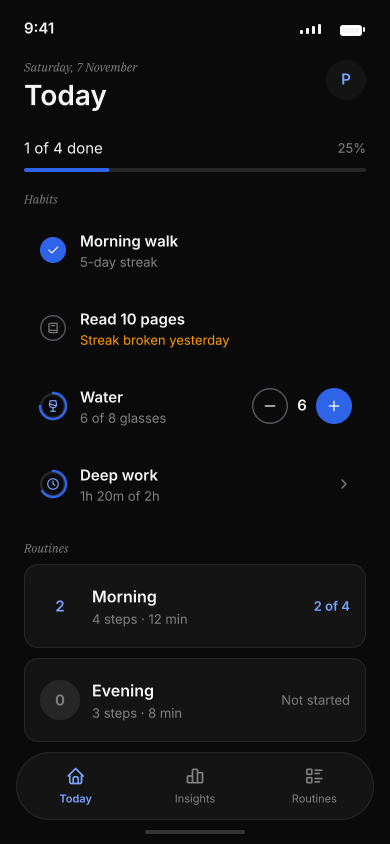
#> input picture design/archive/renders/01-today.png, 780 x 1688 px, found by its file name (shown at 1/2 size)
$ python m36.py
#> lines starting #> are read from the running program, lines starting #| are printed output that depends on the picture; after the words box and inside, x2 and y2 are one past the last pixel; in counts of white or black regions, pixels touching at a corner belong together
from PIL import Image
import numpy as np
base = 'D:/Apps/projects/habit_tracker/design/renders/'
im = np.array(Image.open(base + '01-today.png').convert('RGB')).astype(int)
ink = (np.abs(im - 10).max(axis=2) > 4)
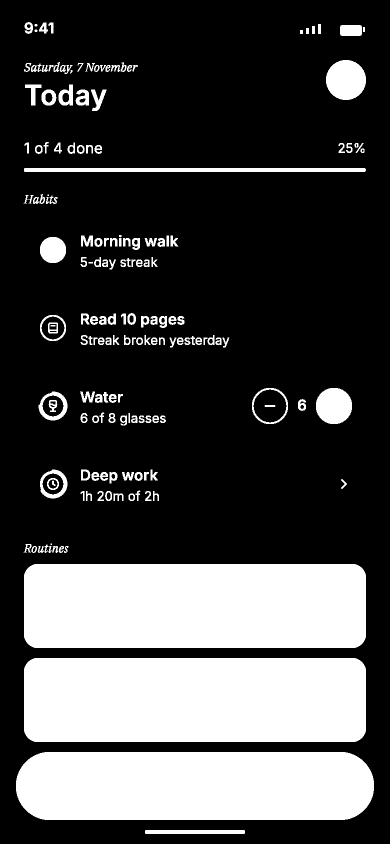
#> ink: shape (1688, 780) bool (shown at 1/2 size); 27.9% white; 169 white regions (2 under 20 px), largest, box (x1, y1, x2, y2) and area: (48, 1128, 732, 1296) 114288, (48, 1316, 732, 1484) 114288, (32, 1504, 748, 1640) 93560
ys = np.where(ink[1000:1130, 40:300].any(axis=1))[0]
#> ys = 23 values from 0 to 129
runs = []
a = ys[0]; p = ys[0]
#> after `a = ys[0]`: a = 0
#> after `p = ys[0]`: p = 0
for c in ys[1:]:
    if c > p+1:
        runs.append((int(a+1000), int(p+1000))); a = c
    p = c
#> this loop made 22 passes
#> (c, a, p) on passes 2, 21: (87, 87, 87), (128, 128, 128)
#> (c, p) on passes 3 to 8: (88, 88), (89, 89), (90, 90), (91, 91), (92, 92), (93, 93)
#> after the loop, runs = [(1000, 1001), (1087, 1105)]
runs.append((int(a+1000), int(p+1000)))
print('bands', runs)
#| bands [(1000, 1001), (1087, 1105), (1128, 1129)]
for y0, y1 in runs:
    xs = np.where(ink[y0:y1+1, 0:780].any(axis=0))[0]
    print(y0, y1, int(xs.min()), int(xs.max()))
#> this loop made 3 passes
#> (y0, y1) on passes 1 to 3: (1000, 1001), (1087, 1105), (1128, 1129)
#| 1000 1001 166 317
#| 1087 1105 47 136
#| 1128 1129 66 713

$ run again, with design/archive/renders/02-counter-detail.png copied over design/archive/renders/01-today.png
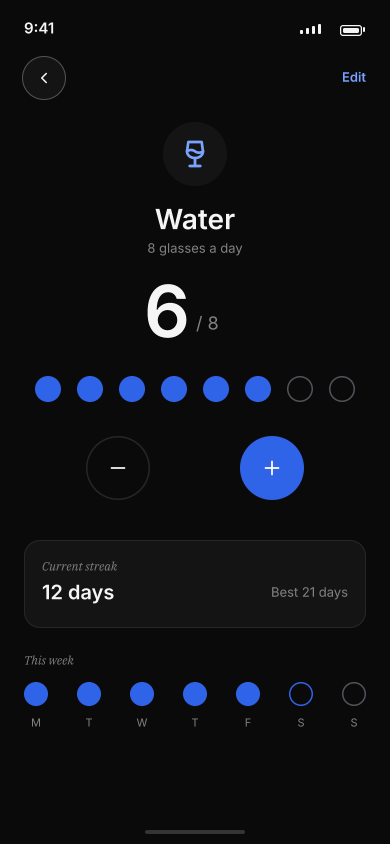
#> input picture design/archive/renders/02-counter-detail.png, 780 x 1688 px, found by its file name (shown at 1/2 size)
#> `ink = (np.abs(im - 10).max(axis=2) > 4)`:
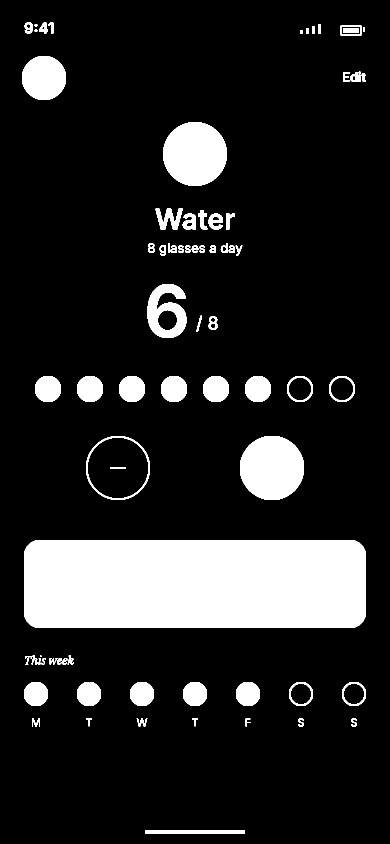
#> ink: shape (1688, 780) bool (shown at 1/2 size); 14.7% white; 72 white regions (1 under 20 px), largest, box (x1, y1, x2, y2) and area: (48, 1080, 732, 1256) 119564, (480, 872, 608, 1000) 13027, (326, 244, 454, 372) 12892
#> ys = 50 values from 80 to 129
#> a = 80
#> the loop `for c in ys[1:]:` made 49 passes
#> after the loop `for c in ys[1:]:`: runs = []
#| bands [(1080, 1129)]
#> the loop `for y0, y1 in runs:` made 1 pass
#> (y0, y1) on pass 1: (1080, 1129)
#> (printed output is left out)
